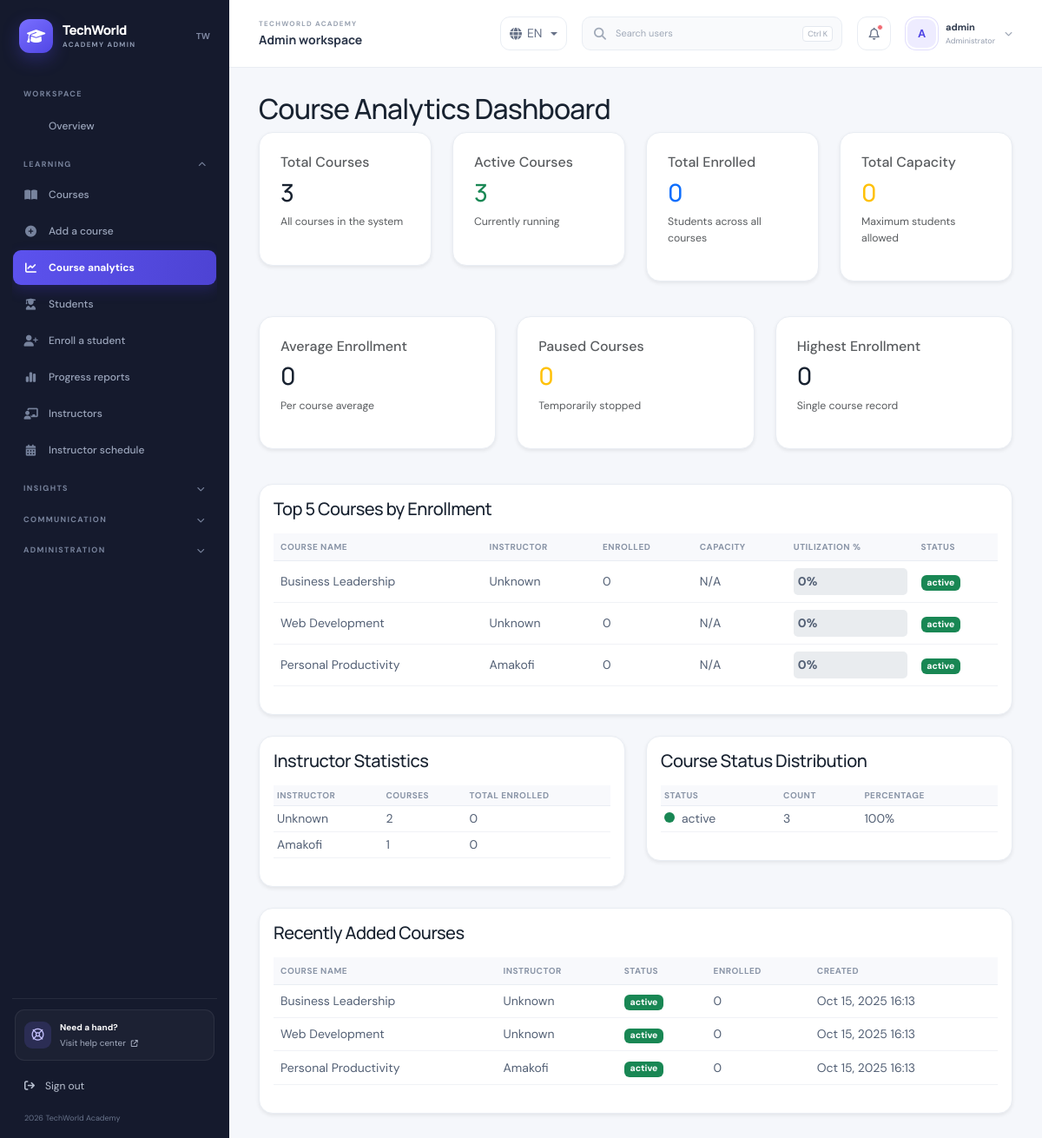
The page /Admin-dashboard/Courses/course_analytics/course_analytics.php (signed in) on the database its author committed.
### tables this page shows
CREATE TABLE `courses` (
  `id` int(11) NOT NULL,
  `title` varchar(100) NOT NULL,
  `description` text DEFAULT NULL,
  `thumbnail` varchar(255) DEFAULT NULL,
  `category` varchar(50) DEFAULT NULL,
  `instructor_id` int(11) DEFAULT NULL,
  `category_id` int(11) DEFAULT NULL,
  `created_at` timestamp NOT NULL DEFAULT current_timestamp(),
  `status` varchar(255) NOT NULL DEFAULT 'active',
  `is_published` tinyint(1) DEFAULT 1,
  `is_active` tinyint(1) DEFAULT 1,
  `price` decimal(10,2) DEFAULT 0.00,
  `updated_at` timestamp NOT NULL DEFAULT current_timestamp() ON UPDATE current_timestamp(),
  `level` varchar(50) DEFAULT 'Beginner',
  `duration` varchar(50) DEFAULT '40 hours'
);

### Admin-dashboard/Courses/course_analytics/course_analytics.php (the view, shortened to what this page needs)
<?php
$pdo = get_db();
try {
    $analytics_stmt = $pdo->query("SELECT
        COUNT(*) AS total_courses,
        SUM(CASE WHEN status LIKE '%active%' THEN 1 ELSE 0 END) AS active_courses,
        SUM(CASE WHEN status LIKE '%Paused%' THEN 1 ELSE 0 END) AS paused_courses,
        SUM(CASE WHEN status LIKE '%Archived%' THEN 1 ELSE 0 END) AS archived_courses
        FROM courses");
    $analytics = $analytics_stmt->fetch(PDO::FETCH_ASSOC);
    $total_enrolled_stmt = $pdo->query("SELECT COUNT(*) AS total_enrolled FROM enrollments");
    $total_enrolled = $total_enrolled_stmt->fetch(PDO::FETCH_ASSOC)['total_enrolled'] ?? 0;
    $avg_stmt = $pdo->query("SELECT AVG(cnt) AS avg_enrollment FROM (SELECT COUNT(*) AS cnt FROM enrollments GROUP BY course_id) AS t");
    $avg_enrollment = $avg_stmt->fetch(PDO::FETCH_ASSOC)['avg_enrollment'] ?? 0;
    $max_stmt = $pdo->query("SELECT MAX(cnt) AS max_enrollment FROM (SELECT COUNT(*) AS cnt FROM enrollments GROUP BY course_id) AS t");
    $max_enrollment = $max_stmt->fetch(PDO::FETCH_ASSOC)['max_enrollment'] ?? 0;
    $top_courses_stmt = $pdo->query("SELECT c.id, c.title, COALESCE(u.full_name, u.username, 'Unknown') AS instructor,
        (SELECT COUNT(*) FROM enrollments e WHERE e.course_id = c.id) AS enrolled_count, c.status
        FROM courses c
        LEFT JOIN users u ON u.id = c.instructor_id
        ORDER BY enrolled_count DESC
        LIMIT 5");
    $top_courses = $top_courses_stmt->fetchAll(PDO::FETCH_ASSOC);
    $recent_stmt = $pdo->query("SELECT c.id, c.title, COALESCE(u.full_name, u.username, 'Unknown') AS instructor, c.status, c.created_at,
        (SELECT COUNT(*) FROM enrollments e WHERE e.course_id = c.id) AS enrolled_count
        FROM courses c
        LEFT JOIN users u ON u.id = c.instructor_id
        ORDER BY c.created_at DESC
        LIMIT 5");
    $recent_courses = $recent_stmt->fetchAll(PDO::FETCH_ASSOC);
    $status_stmt = $pdo->query("SELECT status, COUNT(*) AS count FROM courses GROUP BY status");
    $status_result = $status_stmt->fetchAll(PDO::FETCH_ASSOC);
    $instructor_stmt = $pdo->query("SELECT COALESCE(u.full_name, u.username, 'Unknown') AS instructor, COUNT(DISTINCT c.id) AS course_count, COUNT(e.id) AS total_enrolled
        FROM courses c
        LEFT JOIN users u ON u.id = c.instructor_id
        LEFT JOIN enrollments e ON e.course_id = c.id
        GROUP BY u.id
        ORDER BY total_enrolled DESC
        LIMIT 8");
    $instructor_result = $instructor_stmt->fetchAll(PDO::FETCH_ASSOC);
    $analytics['total_enrolled'] = $total_enrolled;
    $analytics['avg_enrollment'] = $avg_enrollment;
    $analytics['max_enrollment'] = $max_enrollment;
    $analytics['total_capacity'] = 0;
} catch (Exception $e) {
    $analytics = ['total_courses' => 0, 'active_courses' => 0, 'paused_courses' => 0, 'archived_courses' => 0];
    $total_enrolled = 0;
    $avg_enrollment = 0;
    $max_enrollment = 0;
    $top_courses = [];
    $recent_courses = [];
    $monthly_result = [];
    $status_result = [];
    $instructor_result = [];
}
include(__DIR__ . '/../../includes/header/header.php');
include(__DIR__ . '/../../includes/navbar/navbar.php');
include(__DIR__ . '/../../includes/sidebar/sidebar.php');
?>
<main class="main-content flex-fill">
    <div class="container-fluid p-4">
        <h2>Course Analytics Dashboard</h2>
        <div class="row mb-4">
            <div class="col-md-3 mb-3">
                <div class="card p-4 shadow-sm">
                    <h6 class="text-muted mb-2">Total Courses</h6>
                    <h3 class="mb-2"><?php echo htmlspecialchars($analytics['total_courses']); ?></h3>
                    <p class="text-muted small">All courses in the system</p>
                </div>
            </div>
            <div class="col-md-3 mb-3">
                <div class="card p-4 shadow-sm">
                    <h6 class="text-muted mb-2">Active Courses</h6>
                    <h3 class="mb-2" style="color: #198754;"><?php echo htmlspecialchars($analytics['active_courses']); ?></h3>
                    <p class="text-muted small">Currently running</p>
                </div>
            </div>
            <div class="col-md-3 mb-3">
                <div class="card p-4 shadow-sm">
                    <h6 class="text-muted mb-2">Total Enrolled</h6>
                    <h3 class="mb-2" style="color: #0d6efd;"><?php echo htmlspecialchars($analytics['total_enrolled']); ?></h3>
                    <p class="text-muted small">Students across all courses</p>
                </div>
            </div>
            <div class="col-md-3 mb-3">
                <div class="card p-4 shadow-sm">
                    <h6 class="text-muted mb-2">Total Capacity</h6>
                    <h3 class="mb-2" style="color: #ffc107;"><?php echo htmlspecialchars($analytics['total_capacity']); ?></h3>
                    <p class="text-muted small">Maximum students allowed</p>
                </div>
            </div>
        </div>
        <div class="row mb-4">
            <div class="col-md-4 mb-3">
                <div class="card p-4 shadow-sm">
                    <h6 class="text-muted mb-2">Average Enrollment</h6>
                    <h3><?php echo htmlspecialchars(round($analytics['avg_enrollment'], 1)); ?></h3>
                    <p class="text-muted small">Per course average</p>
                </div>
            </div>
            <div class="col-md-4 mb-3">
                <div class="card p-4 shadow-sm">
                    <h6 class="text-muted mb-2">Paused Courses</h6>
                    <h3 style="color: #ffc107;"><?php echo htmlspecialchars($analytics['paused_courses']); ?></h3>
                    <p class="text-muted small">Temporarily stopped</p>
                </div>
            </div>
            <div class="col-md-4 mb-3">
                <div class="card p-4 shadow-sm">
                    <h6 class="text-muted mb-2">Highest Enrollment</h6>
                    <h3><?php echo htmlspecialchars($analytics['max_enrollment']); ?></h3>
                    <p class="text-muted small">Single course record</p>
                </div>
            </div>
        </div>
        <div class="card shadow-sm mb-4">
            <div class="card-body">
                <h5 class="mb-3">Top 5 Courses by Enrollment</h5>
                <table class="table table-hover">
                    <thead>
                        <tr>
                            <th>Course Name</th>
                            <th>Instructor</th>
                            <th>Enrolled</th>
                            <th>Capacity</th>
                            <th>Utilization %</th>
                            <th>Status</th>
                        </tr>
                    </thead>
                    <tbody>
                        <?php
                        if (!empty($top_courses)) {
                            foreach ($top_courses as $row) {
                                $utilization = (isset($row['capacity']) && $row['capacity'] > 0) ? round(($row['enrolled_count'] / $row['capacity']) * 100) : 0;
                                $status_color = (stripos($row['status'] ?? '', 'active') !== false) ? 'success' : 'warning';
                                echo "<tr>";
                                echo "<td>" . htmlspecialchars($row['title'] ?? $row['name'] ?? '') . "</td>";
                                echo "<td>" . htmlspecialchars($row['instructor'] ?? '') . "</td>";
                                echo "<td>" . htmlspecialchars($row['enrolled_count'] ?? 0) . "</td>";
                                echo "<td>" . htmlspecialchars($row['capacity'] ?? 'N/A') . "</td>";
                                echo "<td><div style='background-color: #e9ecef; border-radius: 5px; padding: 5px;'><span style='font-weight: bold;'>" . $utilization . "%</span></div></td>";
                                echo "<td><span class='badge bg-" . $status_color . "'>" . htmlspecialchars($row['status'] ?? '') . "</span></td>";
                                echo "</tr>";
                            }
                        } else {
                            echo "<tr><td colspan='6' class='text-center'>No courses found.</td></tr>";
                        }
                        ?>
                    </tbody>
                </table>
            </div>
        </div>
        <div class="row mb-4">
            <div class="col-md-6">
                <div class="card shadow-sm">
                    <div class="card-body">
                        <h5 class="mb-3">Instructor Statistics</h5>
                        <table class="table table-sm table-hover">
                            <thead>
                                <tr>
                                    <th>Instructor</th>
                                    <th>Courses</th>
                                    <th>Total Enrolled</th>
                                </tr>
                            </thead>
                            <tbody>
                                <?php
                                if (!empty($instructor_result)) {
                                    foreach ($instructor_result as $row) {
                                        echo "<tr>";
                                        echo "<td>" . htmlspecialchars($row['instructor']) . "</td>";
                                        echo "<td>" . htmlspecialchars($row['course_count']) . "</td>";
                                        echo "<td>" . htmlspecialchars($row['total_enrolled']) . "</td>";
                                        echo "</tr>";
                                    }
                                } else {
                                    echo "<tr><td colspan='3' class='text-center'>No data available</td></tr>";
                                }
                                ?>
                            </tbody>
                        </table>
                    </div>
                </div>
            </div>
            <div class="col-md-6">
                <div class="card shadow-sm">
                    <div class="card-body">
                        <h5 class="mb-3">Course Status Distribution</h5>
                        <table class="table table-sm table-hover">
                            <thead>
                                <tr>
                                    <th>Status</th>
                                    <th>Count</th>
                                    <th>Percentage</th>
                                </tr>
                            </thead>
                            <tbody>
                                <?php
                                $total = 0;
                                $status_data = [];
                                if (!empty($status_result)) {
                                    foreach ($status_result as $row) {
                                        $total += $row['count'];
                                        $status_data[] = $row;
                                    }
                                    foreach ($status_data as $row) {
                                        $percentage = ($total > 0) ? round(($row['count'] / $total) * 100) : 0;
                                        $color = (stripos($row['status'], 'active') !== false) ? '#198754' : ((stripos($row['status'], 'paused') !== false) ? '#ffc107' : '#6c757d');
                                        echo "<tr>";
                                        echo "<td><span style='display: inline-block; width: 12px; height: 12px; background-color: " . $color . "; border-radius: 50%; margin-right: 8px;'></span>" . htmlspecialchars($row['status']) . "</td>";
                                        echo "<td>" . htmlspecialchars($row['count']) . "</td>";
                                        echo "<td>" . $percentage . "%</td>";
                                        echo "</tr>";
                                    }
                                } else {
                                    echo "<tr><td colspan='3' class='text-center'>No data available</td></tr>";
                                }
                                ?>
                            </tbody>
                        </table>
                    </div>
                </div>
            </div>
        </div>
        <div class="card shadow-sm">
            <div class="card-body">
                <h5 class="mb-3">Recently Added Courses</h5>
                <table class="table table-hover">
                    <thead>
                        <tr>
                            <th>Course Name</th>
                            <th>Instructor</th>
                            <th>Status</th>
                            <th>Enrolled</th>
                            <th>Created</th>
                        </tr>
                    </thead>
                    <tbody>
                        <?php
                        if (!empty($recent_courses)) {
                            foreach ($recent_courses as $row) {
                                $status_color = (stripos($row['status'] ?? '', 'active') !== false) ? 'success' : 'warning';
                                echo "<tr>";
                                echo "<td>" . htmlspecialchars($row['title'] ?? $row['name'] ?? '') . "</td>";
                                echo "<td>" . htmlspecialchars($row['instructor'] ?? '') . "</td>";
                                echo "<td><span class='badge bg-" . $status_color . "'>" . htmlspecialchars($row['status'] ?? '') . "</span></td>";
                                echo "<td>" . htmlspecialchars($row['enrolled_count'] ?? 0) . "</td>";
                                echo "<td>" . date('M d, Y H:i', strtotime($row['created_at'] ?? 'now')) . "</td>";
                                echo "</tr>";
                            }
                        } else {
                            echo "<tr><td colspan='5' class='text-center'>No courses found.</td></tr>";
                        }
                        ?>
                    </tbody>
                </table>
            </div>
        </div>
    </div>
</main>
<?php
include(__DIR__ . '/../../includes/footer/footer.php');
?>

### Admin-dashboard/css/dashboard.css (style rules this page uses)
:root { --admin-sidebar-width: 264px; --admin-topbar-height: 78px; --admin-ink: #182230; --admin-muted: #8490a3; --admin-border: #e9edf3; --admin-canvas: #f5f7fb; --admin-primary: #5146e5; --admin-sidebar: #151a2d; --admin-sidebar-muted: #9ba5bb; }
* { box-sizing: border-box; }
html { min-width: 320px; }
body.admin-body { margin: 0; background: var(--admin-canvas); color: var(--admin-ink); font-family: 'DM Sans', system-ui, sans-serif; font-size: 14px; }
.admin-body h1, .admin-body h2, .admin-body h3, .admin-body h4, .admin-body h5 { color: var(--admin-ink); font-family: Manrope, 'DM Sans', sans-serif; letter-spacing: -.025em; }
.admin-body .card { border: 1px solid var(--admin-border); border-radius: 16px; box-shadow: 0 5px 22px rgba(27, 39, 67, .045); }
.main-content { min-height: 100vh; margin-left: var(--admin-sidebar-width); padding-top: var(--admin-topbar-height); }
.main-content > .container-fluid { padding: 28px 34px !important; }
.admin-body .table { --bs-table-bg: transparent; }
.admin-body .table thead th { border-bottom-color: var(--admin-border); color: #8a95a7; background: #f8f9fc; font-size: 10px; font-weight: 700; letter-spacing: .05em; text-transform: uppercase; }
.admin-body .table td { border-bottom-color: #f0f2f6; color: #536075; vertical-align: middle; }

### rows shown on the page
courses: title "Business Leadership", instructor "Unknown", enrolled_count "0", capacity "N/A", utilization "0", status "active", created_at "Oct 15, 2025 16:13"
courses: title "Web Development", instructor "Unknown", enrolled_count "0", capacity "N/A", utilization "0", status "active", created_at "Oct 15, 2025 16:13"
courses: title "Personal Productivity", instructor "Amakofi", enrolled_count "0", capacity "N/A", utilization "0", status "active", created_at "Oct 15, 2025 16:13"

### other values the page prints
$dashboardLanguage "EN"
substr((string)($_SESSION['username'] ?? 'A'), 0, 1) "A"
$_SESSION['username'] "admin"
$groupName "LEARNING"
$label "Courses"
$label "Add a course"
$label "Course analytics"
$label "Students"
$label "Enroll a student"
$label "Progress reports"
$label "Instructors"
$label "Instructor schedule"
$groupName "INSIGHTS"
$groupName "COMMUNICATION"
$groupName "ADMINISTRATION"
